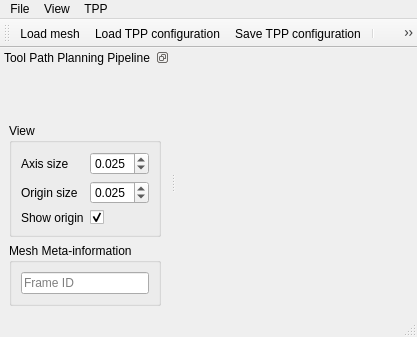
<?xml version="1.0" encoding="UTF-8"?>
<ui version="4.0">
 <class>TPP</class>
 <widget class="QMainWindow" name="TPP">
  <property name="geometry">
   <rect>
    <x>0</x>
    <y>0</y>
    <width>417</width>
    <height>337</height>
   </rect>
  </property>
  <property name="windowTitle">
   <string>MainWindow</string>
  </property>
  <widget class="QWidget" name="centralwidget"/>
  <widget class="QMenuBar" name="menubar">
   <property name="geometry">
    <rect>
     <x>0</x>
     <y>0</y>
     <width>417</width>
     <height>22</height>
    </rect>
   </property>
   <widget class="QMenu" name="menuFile">
    <property name="tearOffEnabled">
     <bool>false</bool>
    </property>
    <property name="title">
     <string>File</string>
    </property>
    <property name="toolTipsVisible">
     <bool>true</bool>
    </property>
    <addaction name="action_load_mesh"/>
    <addaction name="separator"/>
    <addaction name="action_load_config"/>
    <addaction name="action_save_config"/>
    <addaction name="separator"/>
    <addaction name="action_save_modified_mesh"/>
    <addaction name="action_save_toolpath"/>
   </widget>
   <widget class="QMenu" name="menuView">
    <property name="tearOffEnabled">
     <bool>false</bool>
    </property>
    <property name="title">
     <string>View</string>
    </property>
    <property name="toolTipsVisible">
     <bool>true</bool>
    </property>
    <widget class="QMenu" name="menuMesh">
     <property name="tearOffEnabled">
      <bool>false</bool>
     </property>
     <property name="title">
      <string>Mesh</string>
     </property>
     <property name="toolTipsVisible">
      <bool>true</bool>
     </property>
     <addaction name="action_show_unmodified_mesh"/>
     <addaction name="action_show_modified_mesh"/>
    </widget>
    <widget class="QMenu" name="menuTool_Path">
     <property name="tearOffEnabled">
      <bool>false</bool>
     </property>
     <property name="title">
      <string>Tool path waypoints</string>
     </property>
     <property name="toolTipsVisible">
      <bool>true</bool>
     </property>
     <addaction name="action_show_unmodified_tool_path"/>
     <addaction name="action_show_modified_tool_path"/>
    </widget>
    <widget class="QMenu" name="menuTool_path_lines">
     <property name="tearOffEnabled">
      <bool>false</bool>
     </property>
     <property name="title">
      <string>Tool path lines</string>
     </property>
     <property name="toolTipsVisible">
      <bool>true</bool>
     </property>
     <addaction name="action_show_unmodified_tool_path_lines"/>
     <addaction name="action_show_modified_tool_path_lines"/>
    </widget>
    <addaction name="menuMesh"/>
    <addaction name="menuTool_Path"/>
    <addaction name="menuTool_path_lines"/>
   </widget>
   <widget class="QMenu" name="menuTPP">
    <property name="tearOffEnabled">
     <bool>false</bool>
    </property>
    <property name="title">
     <string>TPP</string>
    </property>
    <property name="toolTipsVisible">
     <bool>true</bool>
    </property>
    <addaction name="action_execute_pipeline"/>
   </widget>
   <addaction name="menuFile"/>
   <addaction name="menuView"/>
   <addaction name="menuTPP"/>
  </widget>
  <widget class="QStatusBar" name="statusbar"/>
  <widget class="QToolBar" name="toolBar">
   <property name="windowTitle">
    <string>toolBar</string>
   </property>
   <attribute name="toolBarArea">
    <enum>TopToolBarArea</enum>
   </attribute>
   <attribute name="toolBarBreak">
    <bool>false</bool>
   </attribute>
   <addaction name="action_load_mesh"/>
   <addaction name="action_load_config"/>
   <addaction name="action_save_config"/>
   <addaction name="separator"/>
   <addaction name="action_execute_pipeline"/>
   <addaction name="separator"/>
   <addaction name="action_save_modified_mesh"/>
   <addaction name="action_save_toolpath"/>
  </widget>
  <widget class="QDockWidget" name="dock">
   <property name="features">
    <set>QDockWidget::DockWidgetFloatable|QDockWidget::DockWidgetMovable</set>
   </property>
   <property name="allowedAreas">
    <set>Qt::LeftDockWidgetArea|Qt::RightDockWidgetArea</set>
   </property>
   <property name="windowTitle">
    <string>Tool Path Planning Pipeline</string>
   </property>
   <attribute name="dockWidgetArea">
    <number>1</number>
   </attribute>
   <widget class="QWidget" name="dockWidgetContents">
    <layout class="QVBoxLayout" name="verticalLayout">
     <item>
      <widget class="QWidget" name="widget" native="true"/>
     </item>
     <item>
      <widget class="QGroupBox" name="groupBox">
       <property name="title">
        <string>View</string>
       </property>
       <layout class="QFormLayout" name="formLayout">
        <item row="0" column="0">
         <widget class="QLabel" name="label">
          <property name="text">
           <string>Axis size</string>
          </property>
         </widget>
        </item>
        <item row="0" column="1">
         <widget class="noether::DistanceDoubleSpinBox" name="double_spin_box_axis_size">
          <property name="decimals">
           <number>3</number>
          </property>
          <property name="maximum">
           <double>1.000000000000000</double>
          </property>
          <property name="singleStep">
           <double>0.010000000000000</double>
          </property>
          <property name="value">
           <double>0.025000000000000</double>
          </property>
         </widget>
        </item>
        <item row="2" column="0">
         <widget class="QLabel" name="label_2">
          <property name="text">
           <string>Show origin</string>
          </property>
         </widget>
        </item>
        <item row="2" column="1">
         <widget class="QCheckBox" name="check_box_show_axes">
          <property name="text">
           <string/>
          </property>
          <property name="checked">
           <bool>true</bool>
          </property>
         </widget>
        </item>
        <item row="1" column="1">
         <widget class="noether::DistanceDoubleSpinBox" name="double_spin_box_origin_size">
          <property name="decimals">
           <number>3</number>
          </property>
          <property name="maximum">
           <double>1.000000000000000</double>
          </property>
          <property name="singleStep">
           <double>0.010000000000000</double>
          </property>
          <property name="value">
           <double>0.025000000000000</double>
          </property>
         </widget>
        </item>
        <item row="1" column="0">
         <widget class="QLabel" name="label_3">
          <property name="text">
           <string>Origin size</string>
          </property>
         </widget>
        </item>
       </layout>
      </widget>
     </item>
     <item>
      <widget class="QGroupBox" name="groupBox_2">
       <property name="title">
        <string>Mesh Meta-information</string>
       </property>
       <layout class="QVBoxLayout" name="verticalLayout_2">
        <item>
         <widget class="QLineEdit" name="line_edit_mesh_frame_id">
          <property name="text">
           <string/>
          </property>
          <property name="placeholderText">
           <string>Frame ID</string>
          </property>
         </widget>
        </item>
       </layout>
      </widget>
     </item>
    </layout>
   </widget>
  </widget>
  <action name="action_load_config">
   <property name="icon">
    <iconset theme="document-properties"/>
   </property>
   <property name="text">
    <string>Load TPP configuration...</string>
   </property>
   <property name="toolTip">
    <string>Load TPP configuration from file...</string>
   </property>
   <property name="shortcut">
    <string>Ctrl+C</string>
   </property>
  </action>
  <action name="action_show_unmodified_mesh">
   <property name="checkable">
    <bool>true</bool>
   </property>
   <property name="checked">
    <bool>true</bool>
   </property>
   <property name="text">
    <string>Unmodified</string>
   </property>
   <property name="toolTip">
    <string>&lt;html&gt;&lt;head/&gt;&lt;body&gt;&lt;p&gt;Show mesh &lt;span style=&quot; font-weight:700; font-style:italic;&quot;&gt;before&lt;/span&gt; modification step&lt;/p&gt;&lt;/body&gt;&lt;/html&gt;</string>
   </property>
   <property name="shortcut">
    <string>Ctrl+M</string>
   </property>
  </action>
  <action name="action_show_modified_mesh">
   <property name="checkable">
    <bool>true</bool>
   </property>
   <property name="text">
    <string>Modified</string>
   </property>
   <property name="toolTip">
    <string>&lt;html&gt;&lt;head/&gt;&lt;body&gt;&lt;p&gt;Show mesh &lt;span style=&quot; font-weight:700; font-style:italic;&quot;&gt;after&lt;/span&gt; modification step&lt;/p&gt;&lt;/body&gt;&lt;/html&gt;</string>
   </property>
   <property name="shortcut">
    <string>Ctrl+Shift+M</string>
   </property>
  </action>
  <action name="action_show_unmodified_tool_path">
   <property name="checkable">
    <bool>true</bool>
   </property>
   <property name="checked">
    <bool>false</bool>
   </property>
   <property name="text">
    <string>Unmodified</string>
   </property>
   <property name="toolTip">
    <string>&lt;html&gt;&lt;head/&gt;&lt;body&gt;&lt;p&gt;Show tool path waypoints &lt;span style=&quot; font-weight:700; font-style:italic;&quot;&gt;before&lt;/span&gt; modification step&lt;/p&gt;&lt;/body&gt;&lt;/html&gt;</string>
   </property>
   <property name="shortcut">
    <string>Ctrl+Shift+T</string>
   </property>
  </action>
  <action name="action_show_modified_tool_path">
   <property name="checkable">
    <bool>true</bool>
   </property>
   <property name="checked">
    <bool>true</bool>
   </property>
   <property name="text">
    <string>Modified</string>
   </property>
   <property name="toolTip">
    <string>&lt;html&gt;&lt;head/&gt;&lt;body&gt;&lt;p&gt;Show tool path waypoints &lt;span style=&quot; font-weight:700; font-style:italic;&quot;&gt;after&lt;/span&gt; modification step&lt;/p&gt;&lt;/body&gt;&lt;/html&gt;</string>
   </property>
   <property name="shortcut">
    <string>Ctrl+T</string>
   </property>
  </action>
  <action name="action_save_config">
   <property name="icon">
    <iconset theme="document-save"/>
   </property>
   <property name="text">
    <string>Save TPP configuration...</string>
   </property>
   <property name="toolTip">
    <string>Save TPP configuration...</string>
   </property>
   <property name="shortcut">
    <string>Ctrl+Alt+S</string>
   </property>
  </action>
  <action name="action_show_unmodified_tool_path_lines">
   <property name="checkable">
    <bool>true</bool>
   </property>
   <property name="checked">
    <bool>false</bool>
   </property>
   <property name="text">
    <string>Unmodified</string>
   </property>
   <property name="toolTip">
    <string>&lt;html&gt;&lt;head/&gt;&lt;body&gt;&lt;p&gt;Show tool path lines &lt;span style=&quot; font-weight:700; font-style:italic;&quot;&gt;before&lt;/span&gt; modification step&lt;/p&gt;&lt;/body&gt;&lt;/html&gt;</string>
   </property>
   <property name="shortcut">
    <string>Ctrl+Shift+L</string>
   </property>
  </action>
  <action name="action_show_modified_tool_path_lines">
   <property name="checkable">
    <bool>true</bool>
   </property>
   <property name="text">
    <string>Modified</string>
   </property>
   <property name="toolTip">
    <string>&lt;html&gt;&lt;head/&gt;&lt;body&gt;&lt;p&gt;Show tool path lines &lt;span style=&quot; font-weight:700; font-style:italic;&quot;&gt;after&lt;/span&gt; modification step&lt;/p&gt;&lt;/body&gt;&lt;/html&gt;</string>
   </property>
   <property name="shortcut">
    <string>Ctrl+L</string>
   </property>
  </action>
  <action name="action_load_mesh">
   <property name="icon">
    <iconset theme="document-open"/>
   </property>
   <property name="text">
    <string>Load mesh...</string>
   </property>
   <property name="toolTip">
    <string>Load mesh from file...</string>
   </property>
   <property name="shortcut">
    <string>Ctrl+O</string>
   </property>
  </action>
  <action name="action_save_modified_mesh">
   <property name="icon">
    <iconset theme="applications-accessories"/>
   </property>
   <property name="text">
    <string>Save modified mesh(es)...</string>
   </property>
   <property name="shortcut">
    <string>Ctrl+D</string>
   </property>
  </action>
  <action name="action_execute_pipeline">
   <property name="icon">
    <iconset theme="media-playback-start"/>
   </property>
   <property name="text">
    <string>Plan</string>
   </property>
   <property name="toolTip">
    <string>Plan tool path</string>
   </property>
   <property name="shortcut">
    <string>Ctrl+P</string>
   </property>
  </action>
  <action name="action_save_toolpath">
   <property name="icon">
    <iconset theme="document-save-as"/>
   </property>
   <property name="text">
    <string>Save Tool Path...</string>
   </property>
   <property name="toolTip">
    <string>Save tool path to YAML file</string>
   </property>
   <property name="shortcut">
    <string>Ctrl+S</string>
   </property>
  </action>
 </widget>
 <customwidgets>
  <customwidget>
   <class>noether::DistanceDoubleSpinBox</class>
   <extends>QDoubleSpinBox</extends>
   <header location="global">noether_gui/widgets/distance_double_spin_box.h</header>
  </customwidget>
 </customwidgets>
 <resources/>
 <connections/>
</ui>
